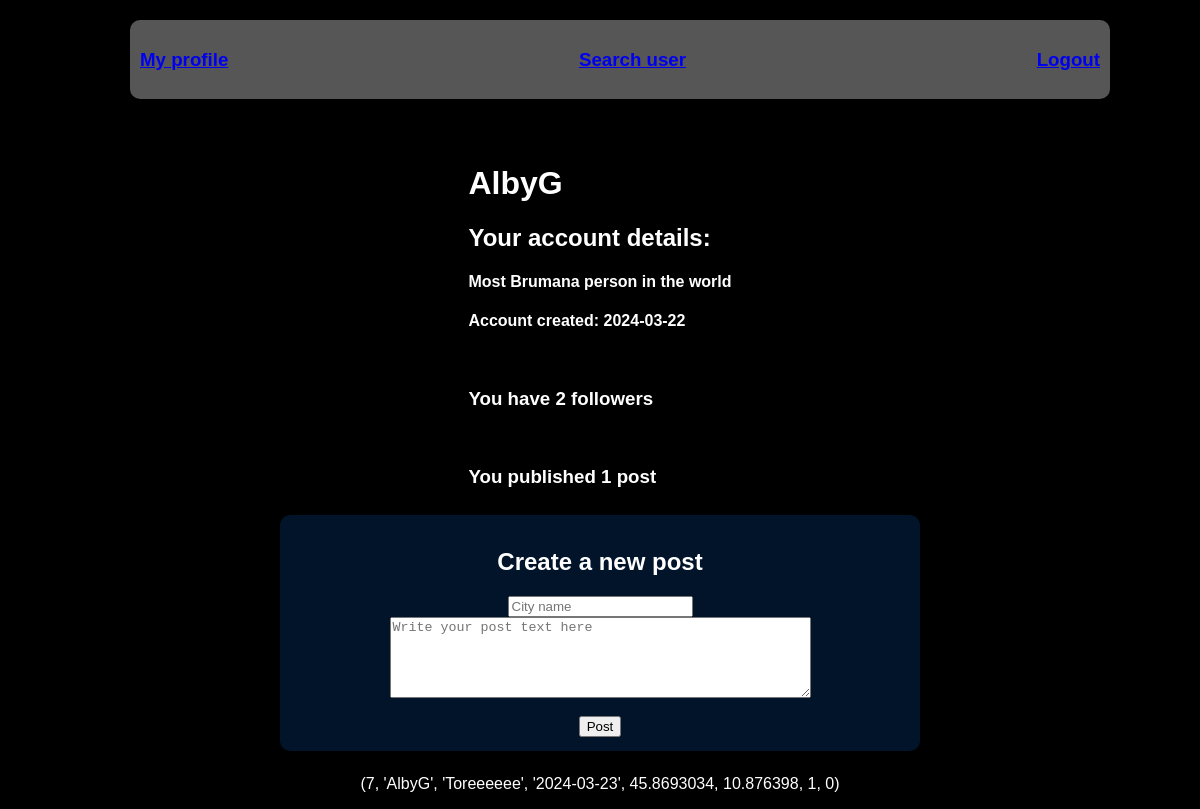
Page /userPage (signed in) on the committed database.
### tables this page shows
CREATE TABLE users (
        id INTEGER PRIMARY KEY,
        username TEXT NOT NULL,
        password TEXT NOT NULL
    , description TEXT, creation_date DATE);

CREATE TABLE post (
        id INTEGER PRIMARY KEY,
        pin_id INTEGER NOT NULL,
        user_id INTEGER NOT NULL,
        text TEXT NOT NULL,
        date DATE NOT NULL,
        FOREIGN KEY (pin_id) REFERENCES pins(id),
        FOREIGN KEY (user_id) REFERENCES users(id)
    );

### app.py (the view)
@app.route('/userPage')
def index():
    if 'user' in session:
        conn = sqlite3.connect('./static/data/cityPin.db')
        cursor = conn.cursor()
        posts = get_user_posts(session['user'][0])
        cursor.execute(
            '''
            SELECT COUNT(*) FROM followers WHERE user_id = ?
            ''',
            (session['user'][0],)
        )
        n_followers = cursor.fetchone()[0]
        conn.commit()
        conn.close()
        return render_template('user_page.html', user=session['user'], posts = posts, n_posts = len(posts), n_followers = n_followers)
    else:
        return render_template('register.html')

### templates/user_page.html (shortened to what this page needs)
<!DOCTYPE html>
<html lang="en">
<head>
    <link rel="stylesheet" type="text/css" href="{{ url_for('static', filename='css/style.css') }}">
</head>
<body>
    <div class = "navbar">
        <h3><a href = "/userPage">My profile</a></h3>
        <h3><a href = "/search">Search user</a></h3>
        <h3><a href="{{ url_for('logout') }}">Logout</a></h3>
    </div>
    <br><br><br><br><br><br><br><br>
    <div class = "profileInfo">
        <h1>{{ user[1] }}</h1>
        <h2>Your account details:</h2>
        <h4>{{ user[3] }}</h4>
        <h4>Account created: {{ user[4] }}</h4>
        <br>
        <h3>You have {{n_followers}} followers</h3>
        <br>
        <h3>You published {{n_posts}} post</h3>
    </div>
    <div class = "createPost">
        <h2>Create a new post</h2>
        <form action = "/createPost" method = "POST">
            <input type = "text" name = "city" placeholder = "City name">
            <textarea name = "post_text" rows = "5" cols = "50" placeholder = "Write your post text here"></textarea>
            <br>
            <input type = "submit" value = "Post">
        </form>
    </div>
    <div class = "posts">
        {% for post in posts %}
            <p>{{post}}</p>
        {% endfor %}
    </div>
</body>
</html>

### static/css/style.css (style rules this page uses)
body { background-color: #000000; font-family: Arial, sans-serif; margin: 0; padding: 0; color: rgb(255,255,255); }
.navbar { position: fixed; top: 0%; left: 50%; transform: translateX(-50%); width: 80%; display: flex; justify-content: space-between; align-items: center; background-color: rgba(255, 255, 255, 0.337); padding: 10px; border-radius: 10px; margin: 20px; }
.createPost { background-color: rgb(2, 40, 83, 0.5); color: white; display: flex; justify-content: center; flex-direction: column; width: 50%; padding: 14px 20px; margin: 8px 0; border: none; cursor: pointer; border-radius: 10px; text-align: center; }
body { display: flex; flex-direction: column; align-items: center; }
form { display: flex; flex-direction: column; align-items: center; }

### rows in the picture
users: username "AlbyG", description "Most Brumana person in the world"
post: post "(7, 'AlbyG', 'Toreeeeee', '2024-03-23', 45.8693034, 10.876398, 1, 0)"

### other values in the picture
{{ user[4] }} "2024-03-22"
{{ n_followers }} "2"
{{ n_posts }} "1"
